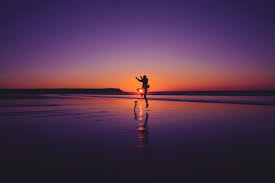
#> input picture images.jfif, 275 x 183 px, found by its file name
$ jupyter execute matplotlib.ipynb
#> lines starting #> are read from the running program, lines starting #| are printed output that depends on the picture
[cell 1]
import numpy as np
import pandas as pd
import matplotlib.pyplot as plt

x = np.arange(1,11)
y = x**2
plt.plot(x,y)
plt.title("simple plot")
plt.xlabel("X-Axis")
plt.ylabel("Y-Axis")
#> figure, not shown here; curve peaks at x = 10, y = 100

[cell 2]
plt.bar(x,y)
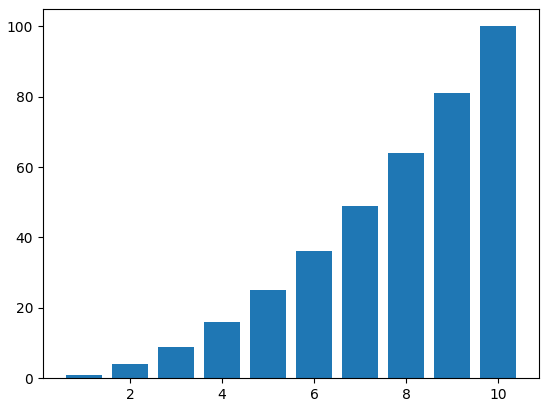
#> figure drawn by matplotlib, 1 panel; tallest bar 100 high, from x = 9.6 to 10.4

[cell 3]
plt.bar(x,y,color = "violet")
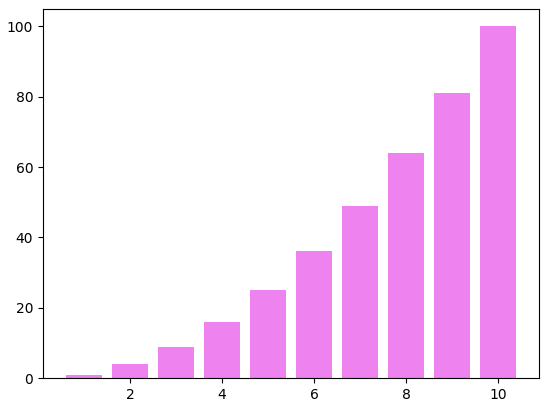
#> figure drawn by matplotlib, 1 panel; tallest bar 100 high, from x = 9.6 to 10.4

[cell 4]
plt.barh(x,y)
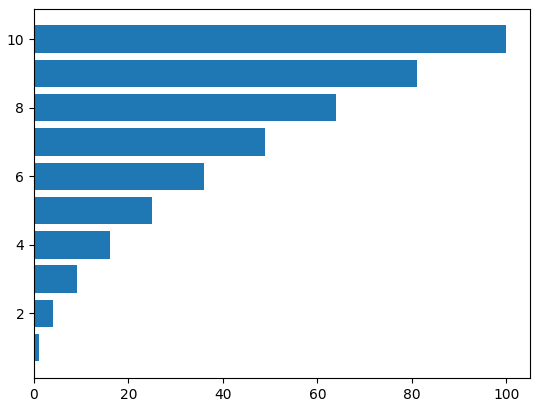
#> figure drawn by matplotlib, 1 panel

[cell 5]
plt.bar(x,y,width=0.1)
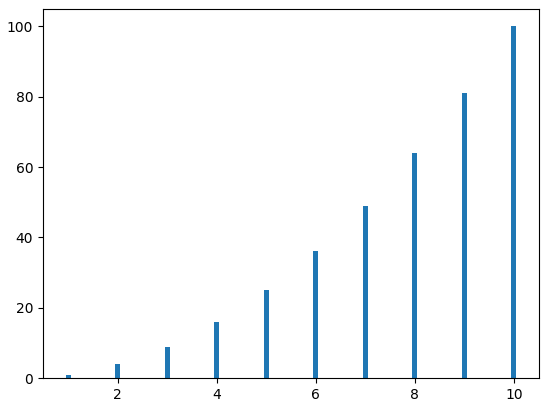
#> figure drawn by matplotlib, 1 panel; tallest bar 100 high, from x = 9.95 to 10.05

[cell 6]
plt.scatter(x,y)
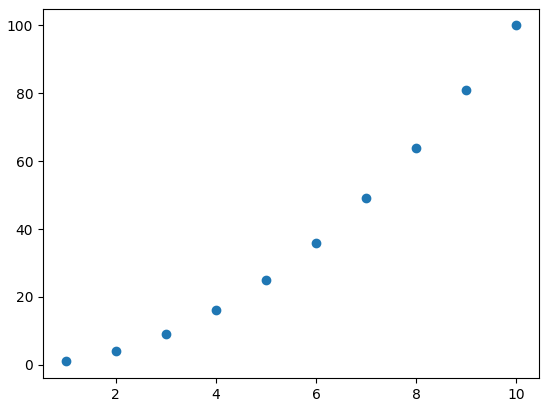
#> figure drawn by matplotlib, 1 panel

[cell 7]
x1 = np.array([160, 165, 170, 175, 180, 185, 190, 195, 200, 205])
y1 = np.array([55, 58, 60, 62, 64, 66, 68, 70, 72, 74])
x2 = np.array([150, 155, 160, 165, 170, 175, 180, 195, 200, 205])
y2 = np.array([50, 52, 54, 56, 58, 64, 66, 68, 70, 72])
plt.scatter(x1,y1)
plt.scatter(x2,y2)
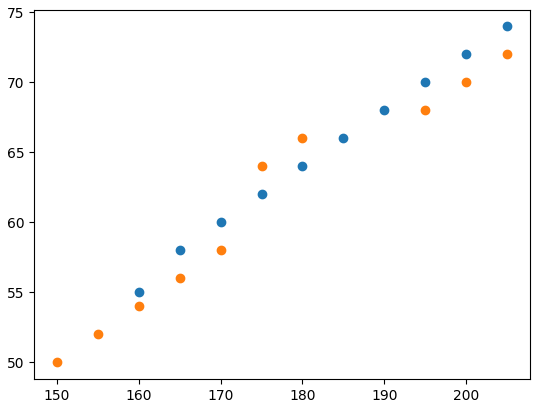
#> figure drawn by matplotlib, 1 panel

[cell 8]
data = np.random.randn(1000)
plt.hist(data,bins=30)
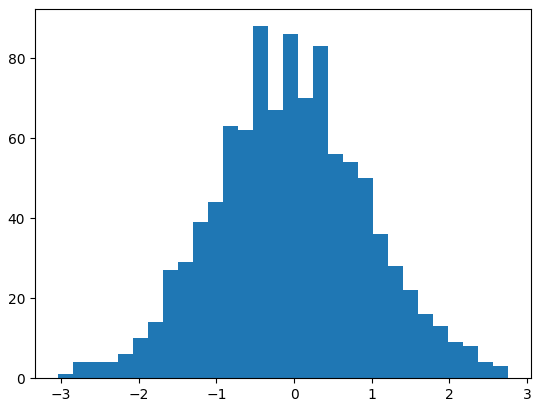
#> figure drawn by matplotlib, 1 panel; tallest bar 88 high, from x = -0.53 to -0.337

[cell 9]
plt.pie(x)
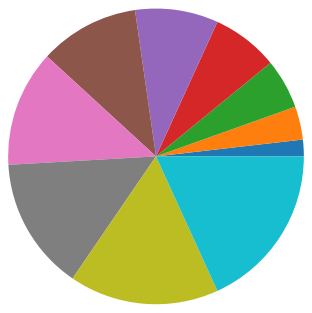
#> figure drawn by matplotlib, 1 panel

[cell 10]
name = ["x","y","z"]
data = [1,2,3]
myexplode = [0.2,0,0]
plt.pie(data,labels=name,explode=myexplode)
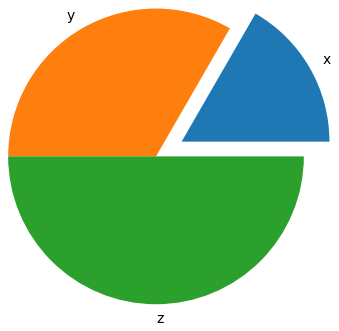
#> figure drawn by matplotlib, 1 panel

[cell 11]
import cv2

img = cv2.imread(r"D:\python\images.jfif")
#> img is the input picture: shape (183, 275, 3); mean B, G, R 76.9, 50.8, 80.7
cv2.imshow("My Image Window", img)
cv2.waitKey(0)
cv2.destroyAllWindows()

[cell 12]
u = [1,2]
u
mylabels = ["group1","Group2"]
mycolors=["yellow","red"]
plt.pie(u,labels=mylabels ,colors=mycolors)
plt.legend()
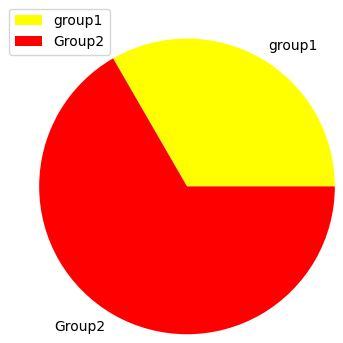
#> figure drawn by matplotlib, 1 panel
